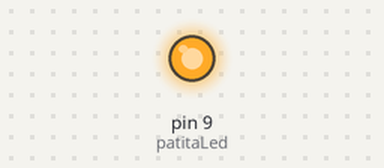
The sketch below on a simulated Arduino Uno, built with avr-gcc and run on an emulated ATmega328P. Shown: output pins drawn as LEDs (lit = HIGH).

Above: at 0.5 s.
At 12.1 s:
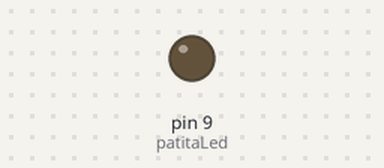
Timing chart, 0 to 17.4 s (numbered marks = the images above):
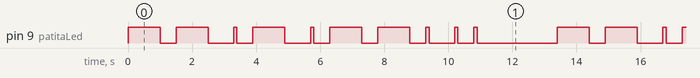

The sketch:

tarea_morse.ino
```cpp
int patitaLed = 9;

void setup() {
  //patita 9 se comporta como
 pinMode(patitaLed,OUTPUT);
}

void loop() {
  //para m como son 2 rayas, llamo 2 veces a funcion raya
raya();
raya();
interletra();

//para a llamp función punto y función raya
punto();
raya();
interletra();

//para p llamo función punto,2 veces función raya y función punto
punto();
raya();
raya();
punto();
interletra();

//para i llamo 2veces función punto
punto();
punto();

//espacio para distinguir el comienzo del loop
delay(2000);

}
void interletra(){
delay(300);
}
void raya(){
 // la raya:
digitalWrite(patitaLed, HIGH);
delay(1000);//delay se coloca
digitalWrite(patitaLed, LOW);
delay(500);

}

void punto(){

//funcion va escribir un punto en mi led)
digitalWrite(patitaLed, HIGH);
delay(100);//delay se coloca en milisegundos
digitalWrite(patitaLed, LOW);
delay(500);

}
```

Measured:
- by itself, pin 9 (patitaLed): repeats every 13.4 s: LOW 0.50 s, HIGH 1.0 s, LOW 0.80 s, HIGH 0.10 s, LOW 0.50 s, HIGH 1.0 s, LOW 0.80 s, HIGH 0.10 s, 2 × (LOW 0.50 s, HIGH 1.0 s), LOW 0.50 s, HIGH 0.10 s, LOW 0.80 s, HIGH 0.10 s, LOW 0.50 s, HIGH 0.10 s, LOW 2.5 s, HIGH 1.0 s
- by itself, everything shown: repeats every 13.4 s, in 20 steps
